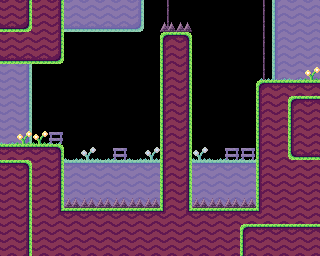

This game map was drawn from its Tiled (.tmx) file and the tilesets committed beside it. A one-line description and the full map source follow:
An orthogonal 20x16 tile map with 16x16 px tiles, 2 tile layers (BackTiles, Tiles) and 12 objects (5x ground, 3x spike, 2x place_allow, player, exit).

<map version="1.10" tiledversion="1.11.2" orientation="orthogonal" renderorder="right-down" width="20" height="16" tilewidth="16" tileheight="16" infinite="0" nextlayerid="6" nextobjectid="146">
 <editorsettings>
  <export target="level15.lua" format="lua" />
 </editorsettings>
 <properties>
  <property name="DEBUG" type="bool" value="false" />
  <property name="crate" type="int" value="2" />
  <property name="dialog_name" value="none" />
  <property name="level_name" value="floating travel" />
  <property name="orb" type="int" value="1" />
  <property name="platform" type="int" value="2" />
  <property name="springboard" type="int" value="1" />
  <property name="teleporterbluein" type="int" value="1" />
  <property name="teleporterblueout" type="int" value="1" />
 </properties>
 <tileset firstgid="1" name="tiles" tilewidth="16" tileheight="16" tilecount="256" columns="16">
  <image source="../graphics/tiles.png" width="256" height="256" />
 </tileset>
 <layer id="5" name="BackTiles" width="20" height="16" tintcolor="#ffffff">
  <data encoding="csv">
0,0,0,0,23,23,23,23,24,0,66,0,0,0,0,0,66,22,23,23,
0,18,0,0,39,39,39,39,40,0,66,0,0,0,0,0,66,22,23,23,
0,0,0,0,0,0,0,0,0,0,0,0,0,0,0,0,66,22,23,23,
0,0,0,0,0,0,0,0,0,0,0,0,0,0,0,0,66,22,23,23,
23,24,0,0,0,0,0,0,0,0,0,0,0,0,0,0,66,22,23,23,
23,24,0,0,0,0,0,0,0,0,0,0,0,0,0,0,0,0,0,0,
23,24,0,0,0,0,0,0,0,0,0,0,0,0,0,0,0,0,18,0,
23,24,0,0,0,0,0,0,0,0,0,0,0,0,0,0,0,0,0,0,
23,24,0,52,0,0,0,0,0,0,0,0,0,0,0,0,0,0,0,0,
0,0,0,0,28,27,28,28,28,27,0,0,27,28,28,28,0,0,18,0,
0,18,0,0,7,7,7,7,7,7,0,0,7,7,7,7,0,0,0,0,
0,0,0,0,23,23,23,23,23,23,0,0,23,23,23,23,0,0,0,0,
0,0,0,0,23,23,23,23,23,23,0,0,23,23,23,23,0,0,0,0,
0,0,0,0,0,0,0,0,0,0,0,0,0,0,0,0,0,0,0,0,
0,0,0,0,0,0,0,0,0,0,0,0,0,0,0,18,0,0,0,0,
0,0,0,0,0,0,0,0,0,0,0,0,0,0,0,0,0,0,0,0
</data>
 </layer>
 <layer id="1" name="Tiles" width="20" height="16">
  <data encoding="csv">
18,19,18,19,0,0,0,0,0,0,0,0,0,0,0,0,0,0,0,0,
34,35,18,19,0,0,0,0,0,0,81,81,0,0,0,0,0,0,0,0,
18,18,18,19,0,0,0,0,0,0,1,3,0,0,0,0,0,0,0,0,
34,34,34,35,0,0,0,0,0,0,17,19,0,0,0,0,0,0,0,0,
0,0,0,0,0,0,0,0,0,0,17,19,0,0,0,0,43,28,28,68,
0,0,0,0,0,0,0,0,0,0,17,19,0,0,0,0,1,2,2,2,
0,0,0,0,0,0,0,0,0,0,17,19,0,0,0,0,17,18,1,2,
0,0,0,0,0,0,0,0,0,0,17,19,0,0,0,0,17,18,17,18,
28,68,68,44,0,0,0,0,0,0,17,19,0,0,0,0,17,18,17,18,
2,2,2,3,0,0,0,52,0,0,17,19,0,0,52,52,17,18,33,34,
2,3,18,19,0,0,0,0,0,0,17,19,0,0,0,0,17,18,18,18,
18,19,18,19,0,0,0,0,0,0,17,19,0,0,0,0,17,18,18,18,
18,19,18,19,81,81,81,81,81,81,17,19,81,81,81,81,17,18,18,18,
18,19,18,36,2,2,2,2,2,2,37,36,2,2,2,2,37,18,18,18,
18,19,18,18,18,18,18,18,18,18,18,18,18,18,18,1,2,2,2,2,
18,19,18,18,18,18,18,18,18,18,18,18,18,18,18,17,18,18,18,18
</data>
 </layer>
 <objectgroup id="2" name="Objects">
  <object id="4" type="player" x="24" y="128" width="16" height="16" />
  <object id="6" type="exit" x="280" y="64" width="16" height="16" />
  <object id="58" type="ground" x="0" y="208" width="320" height="48" />
  <object id="130" type="ground" x="0" y="144" width="64" height="64" />
  <object id="131" type="ground" x="256" y="80" width="64" height="128" />
  <object id="135" type="spike" x="64" y="204" width="96" height="4" />
  <object id="141" type="spike" x="192" y="204" width="64" height="4" />
  <object id="142" type="spike" x="160" y="28" width="32" height="4" />
  <object id="144" type="ground" x="160" y="32" width="32" height="176" />
  <object id="145" type="ground" x="0" y="0" width="64" height="64" />
 </objectgroup>
 <objectgroup color="#18abcc" id="4" name="Allow">
  <object id="125" type="place_allow" x="96" y="112" width="48" height="80" />
  <object id="143" type="place_allow" x="208" y="96" width="32" height="64" />
 </objectgroup>
</map>
